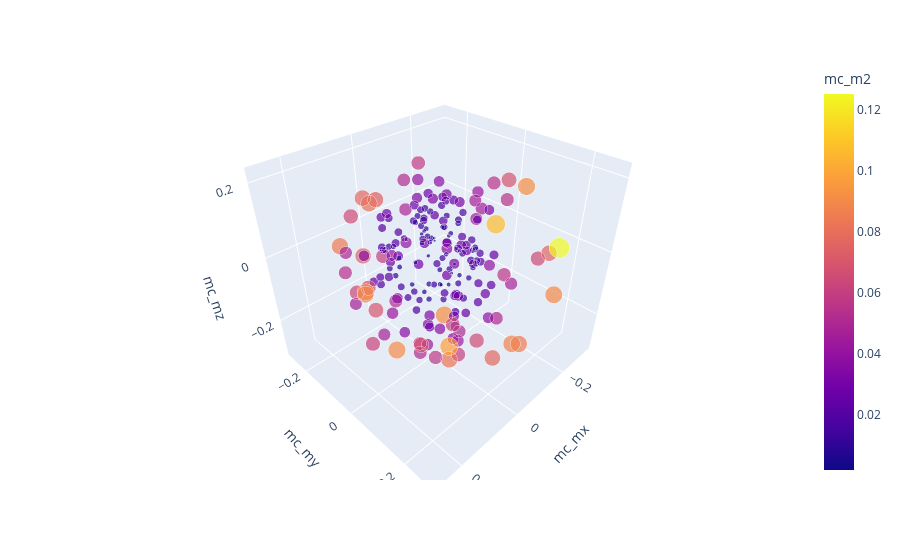

The cell this chart's notebook holds for it:
### Code cell
fig = px.scatter_3d(sf.mcconf_df,x='mc_mx',y='mc_my',z='mc_mz',size='mc_m2',color='mc_m2')
fig.show()

### Figure 1 — Plotly figure (JSON) as saved in the notebook; plotly's stock layout.template omitted (floating-point values rounded to 4 significant figures; data arrays with more than 128 entries replaced by an {"elided": "..."} marker saying what was removed)
{"data": [{"hovertemplate": "mc_mx=%{x}<br>mc_my=%{y}<br>mc_mz=%{z}<br>mc_m2=%{marker.color}<extra></extra>", "legendgroup": "", "marker": {"color": {"elided": "200 float values"}, "coloraxis": "coloraxis", "size": {"elided": "200 float values"}, "sizemode": "area", "sizeref": 0.0003127, "symbol": "circle"}, "mode": "markers", "name": "", "scene": "scene", "showlegend": false, "type": "scatter3d", "x": {"elided": "200 float values"}, "y": {"elided": "200 float values"}, "z": {"elided": "200 float values"}}], "layout": {"coloraxis": {"colorbar": {"title": {"text": "mc_m2"}}, "colorscale": [[0, "#0d0887"], [0.1111, "#46039f"], [0.2222, "#7201a8"], [0.3333, "#9c179e"], [0.4444, "#bd3786"], [0.5556, "#d8576b"], [0.6667, "#ed7953"], [0.7778, "#fb9f3a"], [0.8889, "#fdca26"], [1, "#f0f921"]]}, "legend": {"itemsizing": "constant", "tracegroupgap": 0}, "margin": {"t": 60}, "scene": {"domain": {"x": [0, 1], "y": [0, 1]}, "xaxis": {"title": {"text": "mc_mx"}}, "yaxis": {"title": {"text": "mc_my"}}, "zaxis": {"title": {"text": "mc_mz"}}}}}
